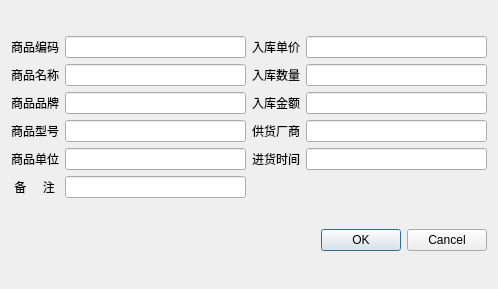
<?xml version="1.0" encoding="UTF-8"?>
<ui version="4.0">
 <class>Dlg_Modify_JH</class>
 <widget class="QDialog" name="Dlg_Modify_JH">
  <property name="geometry">
   <rect>
    <x>0</x>
    <y>0</y>
    <width>498</width>
    <height>289</height>
   </rect>
  </property>
  <property name="windowTitle">
   <string>修改入库数据</string>
  </property>
  <property name="styleSheet">
   <string notr="true">font: 12pt &quot;微软雅黑&quot;;</string>
  </property>
  <layout class="QGridLayout" name="gridLayout_2">
   <item row="0" column="0">
    <layout class="QGridLayout" name="gridLayout">
     <item row="0" column="0">
      <widget class="QLabel" name="label">
       <property name="text">
        <string>商品编码</string>
       </property>
      </widget>
     </item>
     <item row="0" column="1">
      <widget class="QLineEdit" name="dlgtxt_goodcode">
       <property name="text">
        <string/>
       </property>
      </widget>
     </item>
     <item row="0" column="2">
      <widget class="QLabel" name="label_7">
       <property name="text">
        <string>入库单价</string>
       </property>
      </widget>
     </item>
     <item row="0" column="3">
      <widget class="QLineEdit" name="dlgtxt_goodprice">
       <property name="text">
        <string/>
       </property>
      </widget>
     </item>
     <item row="1" column="0">
      <widget class="QLabel" name="label_2">
       <property name="text">
        <string>商品名称</string>
       </property>
      </widget>
     </item>
     <item row="1" column="1">
      <widget class="QLineEdit" name="dlgtxt_goodname">
       <property name="text">
        <string/>
       </property>
      </widget>
     </item>
     <item row="1" column="2">
      <widget class="QLabel" name="label_6">
       <property name="text">
        <string>入库数量</string>
       </property>
      </widget>
     </item>
     <item row="1" column="3">
      <widget class="QLineEdit" name="dlgtxt_goodcnt">
       <property name="text">
        <string/>
       </property>
      </widget>
     </item>
     <item row="2" column="0">
      <widget class="QLabel" name="label_3">
       <property name="text">
        <string>商品品牌</string>
       </property>
      </widget>
     </item>
     <item row="2" column="1">
      <widget class="QLineEdit" name="dlgtxt_goodbrand">
       <property name="text">
        <string/>
       </property>
      </widget>
     </item>
     <item row="2" column="2">
      <widget class="QLabel" name="label_8">
       <property name="text">
        <string>入库金额</string>
       </property>
      </widget>
     </item>
     <item row="2" column="3">
      <widget class="QLineEdit" name="dlgtxt_goodmoney">
       <property name="text">
        <string/>
       </property>
      </widget>
     </item>
     <item row="3" column="0">
      <widget class="QLabel" name="label_4">
       <property name="text">
        <string>商品型号</string>
       </property>
      </widget>
     </item>
     <item row="3" column="1">
      <widget class="QLineEdit" name="dlgtxt_goodtype">
       <property name="text">
        <string/>
       </property>
      </widget>
     </item>
     <item row="3" column="2">
      <widget class="QLabel" name="label_9">
       <property name="text">
        <string>供货厂商</string>
       </property>
      </widget>
     </item>
     <item row="3" column="3">
      <widget class="QLineEdit" name="dlgtxt_goodsupplier">
       <property name="text">
        <string/>
       </property>
      </widget>
     </item>
     <item row="4" column="0">
      <widget class="QLabel" name="label_5">
       <property name="text">
        <string>商品单位</string>
       </property>
      </widget>
     </item>
     <item row="4" column="1">
      <widget class="QLineEdit" name="dlgtxt_goodunit">
       <property name="text">
        <string/>
       </property>
      </widget>
     </item>
     <item row="4" column="2">
      <widget class="QLabel" name="label_10">
       <property name="text">
        <string>进货时间</string>
       </property>
      </widget>
     </item>
     <item row="4" column="3">
      <widget class="QLineEdit" name="dlgtxt_goodintime">
       <property name="text">
        <string/>
       </property>
      </widget>
     </item>
     <item row="5" column="0">
      <widget class="QLabel" name="label_11">
       <property name="text">
        <string> 备     注</string>
       </property>
      </widget>
     </item>
     <item row="5" column="1">
      <widget class="QLineEdit" name="dlgtxt_goodmemo">
       <property name="text">
        <string/>
       </property>
      </widget>
     </item>
    </layout>
   </item>
   <item row="1" column="0">
    <widget class="QDialogButtonBox" name="buttonBox">
     <property name="orientation">
      <enum>Qt::Horizontal</enum>
     </property>
     <property name="standardButtons">
      <set>QDialogButtonBox::Cancel|QDialogButtonBox::Ok</set>
     </property>
     <property name="centerButtons">
      <bool>false</bool>
     </property>
    </widget>
   </item>
  </layout>
 </widget>
 <resources/>
 <connections>
  <connection>
   <sender>buttonBox</sender>
   <signal>accepted()</signal>
   <receiver>Dlg_Modify_JH</receiver>
   <slot>accept()</slot>
   <hints>
    <hint type="sourcelabel">
     <x>248</x>
     <y>254</y>
    </hint>
    <hint type="destinationlabel">
     <x>157</x>
     <y>274</y>
    </hint>
   </hints>
  </connection>
  <connection>
   <sender>buttonBox</sender>
   <signal>rejected()</signal>
   <receiver>Dlg_Modify_JH</receiver>
   <slot>reject()</slot>
   <hints>
    <hint type="sourcelabel">
     <x>316</x>
     <y>260</y>
    </hint>
    <hint type="destinationlabel">
     <x>286</x>
     <y>274</y>
    </hint>
   </hints>
  </connection>
 </connections>
</ui>
